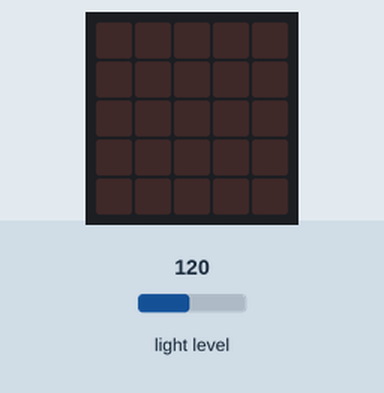
The program below on a simulated BBC micro:bit running MicroPython. Shown: the board's 5×5 LED display. Inputs (shaded band) come from the test bench; at power-on: light level 120.

Above: at 1.2 s.
1.3 s: light level set to 104
7.3 s: light level set to 97
At 10.7 s:
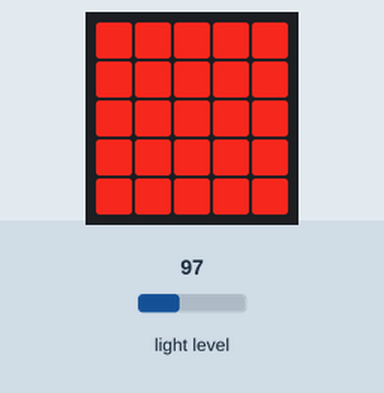
13.3 s: light level set to 128
At 15.8 s:
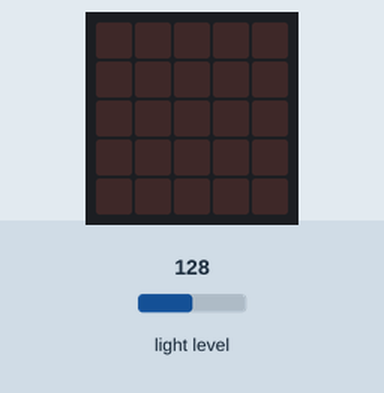
19.3 s: light level set to 5
At 20.8 s:
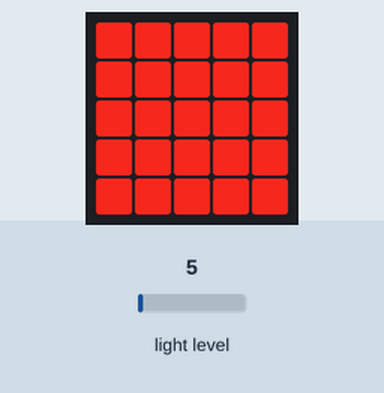
25.3 s: light level set to 191
At 30.9 s:
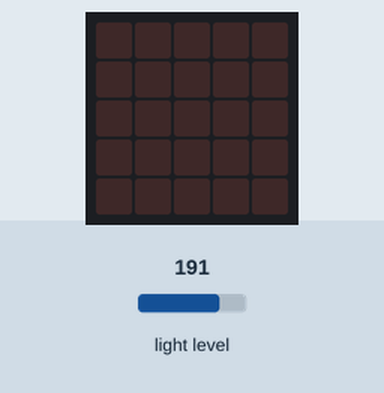
Timing chart, 0 to 32.4 s (numbered marks = the images above; inputs shaded):
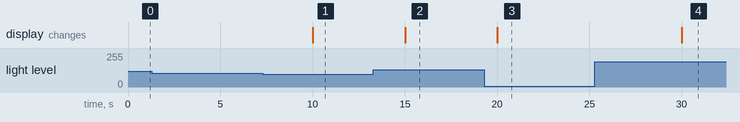

Measured:
- the behaviour switches between 100 and 99 on light level (found by bisection; images 0 and 1)
- after the input at 1.3 s, every drawn part: stays the same
- after the input at 7.3 s, the display: changes after 2.7 s (image 1)
- after the input at 13.3 s, the display: changes after 1.7 s (image 2)
- after the input at 19.3 s, the display: changes after 0.71 s (image 3)
- after the input at 25.3 s, the display: changes after 4.7 s (image 4)

The program:

Ch14_07_light_display.py
```python
from microbit import *
while True:
    if display.read_light_level() < 100:
        display.show(Image(
        "88888:"
        "88888:"
        "88888:"
        "88888:"
        "88888"))
    else:
        display.clear()
    sleep(5000)
```
